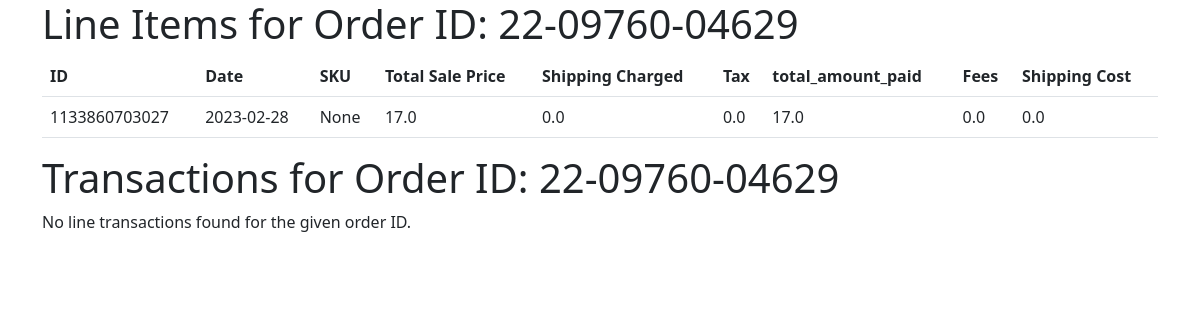
The app's page /order_line_items/22-09760-04629 with its own data.
### models.py (models this page shows)
class LineItem(db.Model):
    __tablename__ = 'line_items'
    id = db.Column(db.Integer, primary_key=True)
    line_item_id = db.Column(db.String, nullable=False, unique=True)
    transaction_date = db.Column(db.Date, nullable=False)
    sku = db.Column(db.String, default=None)
    shipping_cost = db.Column(db.Float, nullable=False, default=0.00)
    total_sale_price = db.Column(db.Float, nullable=False, default=0.00)
    shipping_charged = db.Column(db.Float, nullable=False, default=0.00)
    tax = db.Column(db.Float, nullable=False, default=0.00)
    total_amount_paid = db.Column(db.Float, nullable=False, default=0.00)
    fees = db.Column(db.Float, nullable=False, default=0.00)
    order_id = db.Column(db.String, db.ForeignKey('orders.order_id'), nullable=False)

### app.py (the view)
@app.route('/order_line_items/<order_id>')
def display_order_line_items(order_id):
    line_items = LineItem.query.filter_by(order_id=order_id).all()
    transactions = Transaction.query.filter_by(order_id=order_id).all()
    print(transactions)
    return render_template('display_order_line_items.html', line_items=line_items or [], transactions=transactions or [], order_id=order_id)

### templates/display_order_line_items.html
{% extends "base.html" %}
{% block content %}
    <h1>Line Items for Order ID: {{ order_id }}</h1>
    {% if line_items %}
        <table class="table">
            <thead>
                <tr>
                    <th scope="col">ID</th>
                    <th scope="col">Date</th>
                    <th scope="col">SKU</th>
                    <th scope="col">Total Sale Price</th>
                    <th scope="col">Shipping Charged</th>
                    <th scope="col">Tax</th>
                    <th scope="col">total_amount_paid</th>
                    <th scope="col">Fees</th>
                    <th scope="col">Shipping Cost</th>
                </tr>
            </thead>
            <tbody>
                {% for line_item in line_items %}
                    <tr>
                        <td>{{ line_item.line_item_id }}</td>
                        <td>{{ line_item.transaction_date }}</td>
                        <td>{{ line_item.sku }}</td>
                        <td>{{ line_item.total_sale_price }}</td>
                        <td>{{ line_item.shipping_charged }}</td>
                        <td>{{ line_item.tax }}</td>
                        <td>{{ line_item.total_amount_paid }}</td>
                        <td>{{ line_item.fees }}</td>
                        <td>{{ line_item.shipping_cost }}</td>
                    </tr>
                {% endfor %}
            </tbody>
        </table>
    {% else %}
        <p>No line items found for the given order ID.</p>
    {% endif %}
    <h1> Transactions for Order ID: {{ order_id }}</h1>
    {% if transactions %}
        <table class="table">
            <thead>
                <tr>
                    <th scope="col">ID</th>
                    <th scope="col">Date</th>
                    <th scope="col">Type</th>
                    <th scope="col">Amount</th>
                    <th scope="col">Booking_Entry</th>
                </tr>
            </thead>
            <tbody>
                {% for transaction in transactions %}
                    <tr>
                        <td>{{ transaction.transaction_id }}</td>
                        <td>{{ transaction.transaction_date }}</td>
                        <td>{{ transaction.transaction_type }}</td>
                        <td>{{ transaction.amount }}</td>
                        <td>{{ transaction.booking_entry }}</td>
                    </tr>
                {% endfor %}
            </tbody>
        </table>
    {% else %}
        <p>No line transactions found for the given order ID.</p>
    {% endif %}
{% endblock %}

### records on screen
LineItem: line_item_id "1133860703027", transaction_date "2023-02-28", sku "None", total_sale_price "17.0", shipping_charged "0.0", tax "0.0", total_amount_paid "17.0", fees "0.0", shipping_cost "0.0"

### other values on screen
{{ order_id }} "22-09760-04629"
